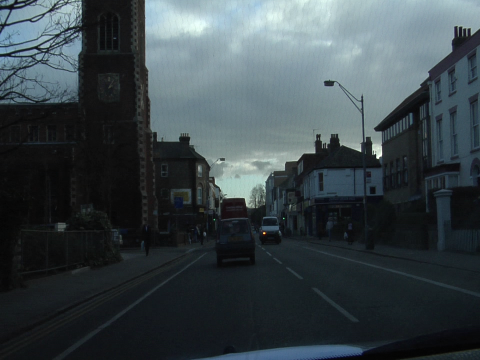
#> input picture Matrix_Image/0001TP_007590-ori.png, 480 x 360 px
$ python diffgrayshade.py 0001TP_007590-ori.png
#> lines starting #> are read from the running program, lines starting #| are printed output that depends on the picture; after the words box and inside, x2 and y2 are one past the last pixel; in counts of white or black regions, pixels touching at a corner belong together
import cv2
import numpy as np
from matplotlib import pyplot as plt
import sys


img = cv2.imread(sys.argv[1], 0)
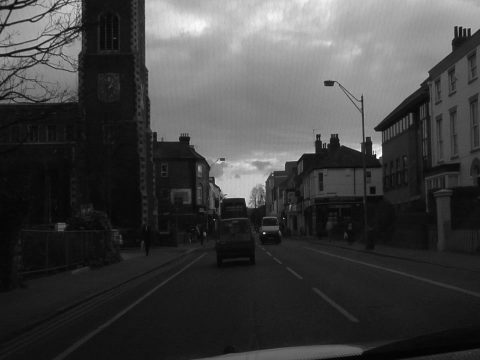
#> img: shape (360, 480); min 2, max 254, mean 66
cv2.imshow("test",img)
cv2.waitKey(0)
img = cv2.medianBlur(img,7)
ret,th1 = cv2.threshold(img,160,255,cv2.THRESH_BINARY)
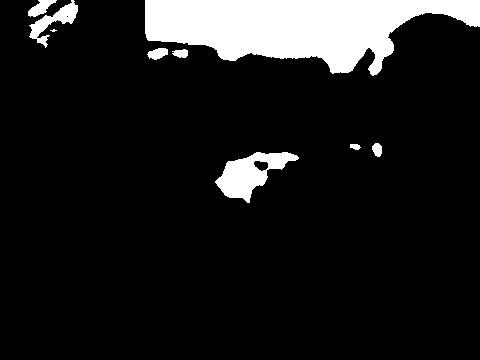
#> th1: shape (360, 480); 10.9% white; 9 white regions (1 under 20 px), largest, box (x1, y1, x2, y2) and area: (145, 0, 480, 76) 15447, (215, 152, 299, 203) 1963, (29, 0, 78, 48) 736
th2 = cv2.adaptiveThreshold(img,255,cv2.ADAPTIVE_THRESH_MEAN_C,cv2.THRESH_BINARY,31,5)
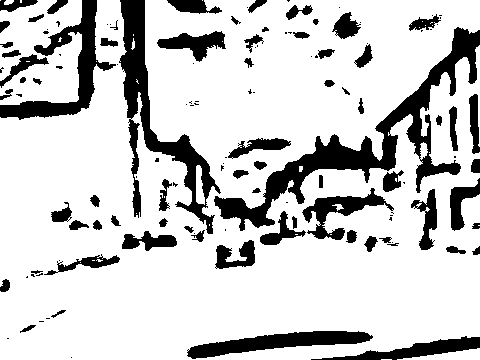
#> th2: shape (360, 480); 80.2% white; 130 black regions (58 under 20 px), largest, box (x1, y1, x2, y2) and area: (214, 27, 480, 231) 8230, (119, 0, 221, 234) 5297, (0, 0, 116, 120) 3294
th3 = cv2.adaptiveThreshold(img,255,cv2.ADAPTIVE_THRESH_GAUSSIAN_C,cv2.THRESH_BINARY,31,5)
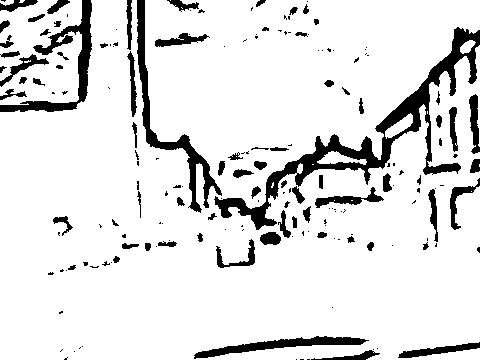
#> th3: shape (360, 480); 88.4% white; 181 black regions (103 under 20 px), largest, box (x1, y1, x2, y2) and area: (214, 27, 480, 230) 6217, (137, 0, 222, 213) 2249, (0, 0, 92, 112) 2033
titles = ['Original Image', 'Global Thresholding (v = 127)',
'Adaptive Mean Thresholding', 'Adaptive Gaussian Thresholding']
images = [img, th1, th2, th3]
for i in xrange(4):
    plt.subplot(2,2,i+1),plt.imshow(images[i],'gray')
    plt.title(titles[i])
    plt.xticks([]),plt.yticks([])
plt.show()

$ run again, on Matrix_Image/ori.png
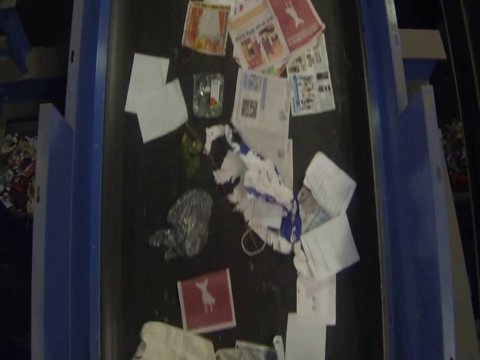
#> input picture Matrix_Image/ori.png, 480 x 360 px
#> `ret,th1 = cv2.threshold(img,160,255,cv2.THRESH_BINARY)`:
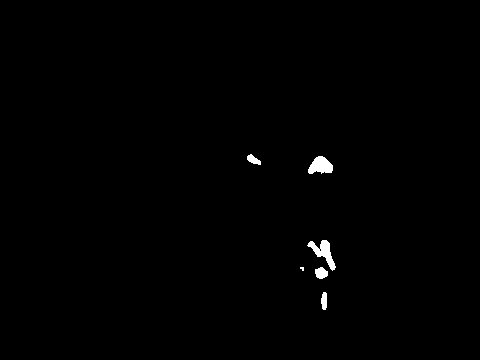
#> th1: shape (360, 480); 0.55% white; 6 white regions (1 under 20 px), largest, box (x1, y1, x2, y2) and area: (307, 240, 336, 271) 339, (308, 156, 333, 174) 314, (315, 267, 328, 279) 116, (321, 292, 327, 310) 90, (247, 154, 261, 165) 88
#> th2: shape (360, 480); 64.1% white; 108 black regions (46 under 20 px), largest, box (x1, y1, x2, y2) and area: (288, 0, 383, 360) 11788, (117, 135, 303, 360) 11617, (114, 0, 250, 170) 8035
#> `th3 = cv2.adaptiveThreshold(img,255,cv2.ADAPTIVE_THRESH_GAUSSIAN_C,cv2..`:
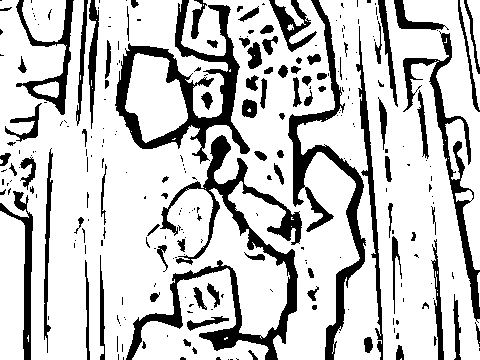
#> th3: shape (360, 480); 78.2% white; 265 black regions (173 under 20 px), largest, box (x1, y1, x2, y2) and area: (126, 135, 302, 360) 7034, (115, 0, 250, 164) 5471, (288, 0, 366, 360) 4617
